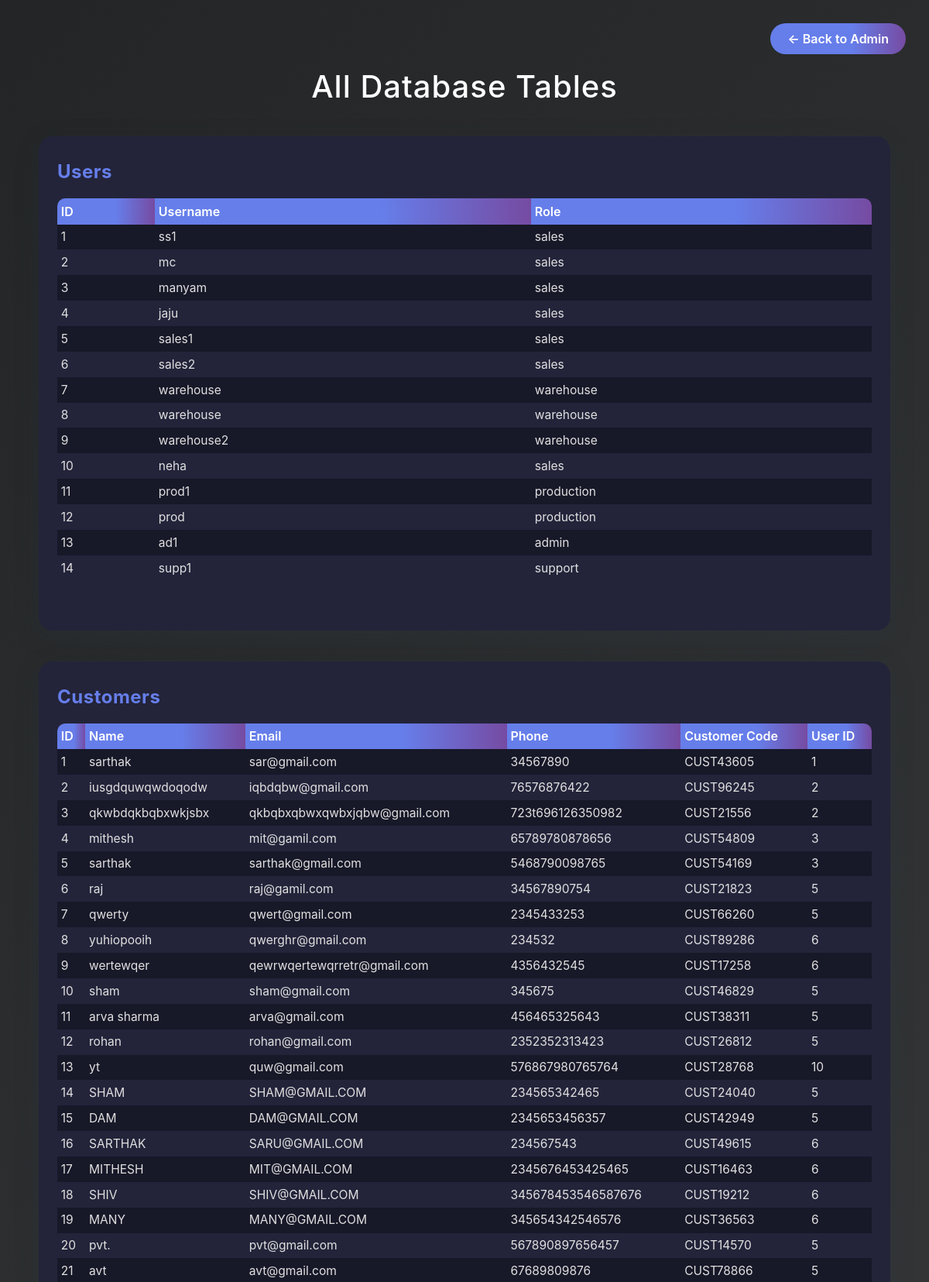
Page /all-tables (signed in, upper part) on the committed database.
### models.py (models this page shows)
class User(UserMixin, db.Model):
    id = db.Column(db.Integer, primary_key=True)
    username = db.Column(db.String(150), unique=True, nullable=False)
    password = db.Column(db.String(150), nullable=False)
    role = db.Column(db.String(50), nullable=False, default='user')
    requests = db.relationship('Request', backref='submitter', lazy=True)

class Customer(db.Model):
    id = db.Column(db.Integer, primary_key=True)
    name = db.Column(db.String(150), nullable=False)
    email = db.Column(db.String(120), unique=True, nullable=True)
    phone = db.Column(db.String(20), nullable=True)
    customer_code = db.Column(db.String(20), unique=True, nullable=False)  # 🔹 NEW FIELD
    user_id = db.Column(db.Integer, db.ForeignKey('user.id'), nullable=False)
    requests = db.relationship('Request', backref='customer', lazy=True)

### app.py (the view)
@app.route('/all-tables')
@login_required
@role_required('admin')
def all_tables():
    users = User.query.all()
    customers = Customer.query.all()
    requests = Request.query.all()
    inventory = Inventory.query.all()
    return render_template(
        'all_tables.html',
        users=users,
        customers=customers,
        requests=requests,
        inventory=inventory,
    )

### app.py (called while the page is built)
def role_required(*roles):
    def decorator(f):
        @wraps(f)
        def wrapped(*args, **kwargs):
            if current_user.role not in roles:
                abort(403)
            return f(*args, **kwargs)
        return wrapped
    return decorator

@login_manager.user_loader
def load_user(user_id):
    return User.query.get(int(user_id))

@app.after_request
def add_header(response):
    response.headers["Cache-Control"] = "no-cache, no-store, must-revalidate, private"
    response.headers["Pragma"] = "no-cache"
    response.headers["Expires"] = "-1"
    return response

### templates/all_tables.html (shortened to what this page needs)
<!DOCTYPE html>
<html lang="en">
<head>
  <link rel="stylesheet" href="https://stackpath.bootstrapcdn.com/bootstrap/4.5.2/css/bootstrap.min.css">
</head>
<body>
<div style="width:100%;display:flex;justify-content:flex-end;margin-bottom:18px;">
  <a href="{{ url_for('admin_page') }}" style="background:linear-gradient(90deg,#667eea 60%,#764ba2 100%);color:#fff;padding:8px 22px;border-radius:25px;text-decoration:none;font-weight:600;font-size:1rem;transition:background 0.2s;">← Back to Admin</a>
</div>
<div class="container-fluid px-0">
  <h1>All Database Tables</h1>
  <div class="table-card">
    <h2>Users</h2>
    <div class="table-responsive mb-4">
      <table class="table table-bordered table-striped table-sm">
        <thead><tr><th>ID</th><th>Username</th><th>Role</th></tr></thead>
        <tbody>
          {% for u in users %}
          <tr><td>{{ u.id }}</td><td>{{ u.username }}</td><td>{{ u.role }}</td></tr>
          {% endfor %}
        </tbody>
      </table>
    </div>
  </div>
  <div class="table-card">
    <h2>Customers</h2>
    <div class="table-responsive mb-4">
      <table class="table table-bordered table-striped table-sm">
        <thead><tr><th>ID</th><th>Name</th><th>Email</th><th>Phone</th><th>Customer Code</th><th>User ID</th></tr></thead>
        <tbody>
          {% for c in customers %}
          <tr><td>{{ c.id }}</td><td>{{ c.name }}</td><td>{{ c.email }}</td><td>{{ c.phone }}</td><td>{{ c.customer_code }}</td><td>{{ c.user_id }}</td></tr>
          {% endfor %}
        </tbody>
      </table>
    </div>
  </div>
</div>
</body>
</html>

### templates/all_tables.html (style rules this page uses)
body { padding: 30px; background: linear-gradient(135deg, #232526 0%, #414345 100%); color: #e0e0e0; min-height: 100vh; }
h1 { color: #fff; margin-bottom: 2.5rem; letter-spacing: 1px; text-align: center; font-size: 2.5rem; }
.table-card { background: #23243a; border-radius: 18px; box-shadow: 0 8px 32px rgba(44, 62, 80, 0.18); padding: 32px 24px 24px 24px; margin-bottom: 2.5rem; max-width: 1100px; margin-left: auto; margin-right: auto; }
.table-card h2 { color: #667eea; font-size: 1.5rem; margin-bottom: 1.2rem; letter-spacing: 0.5px; font-weight: 700; text-align: left; }
.table-responsive { background: none; border-radius: 0; box-shadow: none; padding: 0; }
table { background: #18192a; color: #e0e0e0; border-radius: 10px; overflow: hidden; margin-bottom: 0; }
th, td { border: none !important; vertical-align: middle !important; }
thead th { background: linear-gradient(90deg, #667eea 60%, #764ba2 100%); color: #fff; font-weight: 600; font-size: 1rem; border: none; }
tbody tr:nth-child(even) { background: #23243a; }
tbody tr:nth-child(odd) { background: #18192a; }
tbody td { color: #e0e0e0; font-size: 0.97rem; }

### rows in the picture
User: id "1", username "ss1", role "sales"
User: id "2", username "mc", role "sales"
User: id "3", username "manyam", role "sales"
User: id "4", username "jaju", role "sales"
User: id "5", username "sales1", role "sales"
User: id "6", username "sales2", role "sales"
User: id "7", username "warehouse", role "warehouse"
User: id "8", username "warehouse", role "warehouse"
User: id "9", username "warehouse2", role "warehouse"
User: id "10", username "neha", role "sales"
User: id "11", username "prod1", role "production"
User: id "12", username "prod", role "production"
User: id "13", username "ad1", role "admin"
User: id "14", username "supp1", role "support"
Customer: id "1", name "sarthak", email "sar@gmail.com", phone "34567890", customer_code "CUST43605", user_id "1"
Customer: id "2", name "iusgdquwqwdoqodw", email "iqbdqbw@gmail.com", phone "76576876422", customer_code "CUST96245", user_id "2"
Customer: id "3", name "qkwbdqkbqbxwkjsbx", email "qkbqbxqbwxqwbxjqbw@gmail.com", phone "723t696126350982", customer_code "CUST21556", user_id "2"
Customer: id "4", name "mithesh", email "mit@gamil.com", phone "65789780878656", customer_code "CUST54809", user_id "3"
Customer: id "5", name "sarthak", email "sarthak@gmail.com", phone "5468790098765", customer_code "CUST54169", user_id "3"
Customer: id "6", name "raj", email "raj@gamil.com", phone "34567890754", customer_code "CUST21823", user_id "5"
Customer: id "7", name "qwerty", email "qwert@gmail.com", phone "2345433253", customer_code "CUST66260", user_id "5"
Customer: id "8", name "yuhiopooih", email "qwerghr@gmail.com", phone "234532", customer_code "CUST89286", user_id "6"
Customer: id "9", name "wertewqer", email "qewrwqertewqrretr@gmail.com", phone "4356432545", customer_code "CUST17258", user_id "6"
Customer: id "10", name "sham", email "sham@gmail.com", phone "345675", customer_code "CUST46829", user_id "5"
Customer: id "11", name "arva sharma", email "arva@gmail.com", phone "456465325643", customer_code "CUST38311", user_id "5"
Customer: id "12", name "rohan", email "rohan@gmail.com", phone "2352352313423", customer_code "CUST26812", user_id "5"
Customer: id "13", name "yt", email "quw@gmail.com", phone "576867980765764", customer_code "CUST28768", user_id "10"
Customer: id "14", name "SHAM", email "SHAM@GMAIL.COM", phone "234565342465", customer_code "CUST24040", user_id "5"
Customer: id "15", name "DAM", email "DAM@GMAIL.COM", phone "2345653456357", customer_code "CUST42949", user_id "5"
Customer: id "16", name "SARTHAK", email "SARU@GMAIL.COM", phone "234567543", customer_code "CUST49615", user_id "6"
Customer: id "17", name "MITHESH", email "MIT@GMAIL.COM", phone "2345676453425465", customer_code "CUST16463", user_id "6"
Customer: id "18", name "SHIV", email "SHIV@GMAIL.COM", phone "345678453546587676", customer_code "CUST19212", user_id "6"
Customer: id "19", name "MANY", email "MANY@GMAIL.COM", phone "345654342546576", customer_code "CUST36563", user_id "6"
Customer: id "20", name "pvt.", email "pvt@gmail.com", phone "567890897656457", customer_code "CUST14570", user_id "5"
Customer: id "21", name "avt", email "avt@gmail.com", phone "67689809876", customer_code "CUST78866", user_id "5"
